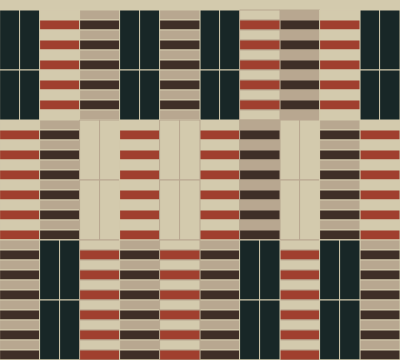
Frame 1 (no input)
Frame 60 (no input): identical to frame 1, image omitted
Frame 120 (the mouse pressed at the canvas centre since frame 60): identical to frame 1, image omitted

The p5.js sketch that drew this single still picture (run headless with seeded random() and noise() and a simulated clock; from frame 60 on, the mouse is pressed at the canvas centre):

// p5.js sketch
// ── sketch.js
function setup() { 
  createCanvas(400, 3*120);
  stroke(50,51,61);
} 

function draw() { 
  background(220);
 
  //primera linea
 
    noStroke()
    fill(211,202,173);
    rect(0,0,400,10);
 //PAtrones primera columna
  for( posx1=0;posx1<40; posx1=posx1+20){
   	//bloques
     for(posy1=10;posy1<=120;posy1=posy1+60){
       stroke(211,202,173);
       fill(24,39,39);   
      rect(posx1,posy1,20,60);
     }   
  }
  
    //Rayas claras
    i=0
    posy2=120
    for(posy2;posy2<=120*2;posy2=posy2+10){
     i=i+1
      if(i%2>0){
       fill(211,202,173);
        rect(0,posy2,40,10);
      }
      else{
        fill(160,63,46);
        rect(0,posy2,40,10);
  }
    }
  //Rayas Oscuras
   i=0
    posy3=120*2
    for(posy3;posy3<=120*3;posy3=posy3+10){
     i=i+1
      if(i%2>0){
       fill(184,167,144);
        rect(0,posy3,40,10);
      }
      else{
        fill(63,47,39);
        rect(0,posy3,40,10);
  }
    }
  //Columna2
  	//rayas claras
   i=0
    
    for(posy4=10;posy4<120;posy4=posy4+10){
     i=i+1
      if(i%2>0){
       fill(211,202,173);
        rect(40,posy4,40,10);
      }
      else{
        fill(160,63,46);
        rect(40,posy4,40,10);
  }
    }
 //Rayas Oscuras
    i=0
    posy5=120
    for(posy5;posy5<=120*2;posy5=posy5+10){
     i=i+1
      if(i%2>0){
       fill(184,167,144);
        rect(40,posy5,40,10);
      }
      else{
        fill(63,47,39);
        rect(40,posy5,40,10);
  }
    }
  //bloques OScuros
  for( posx2=40;posx2<40*2; posx2=posx2+20){
   	//bloques
     for( posy6=120*2;posy6<=120*3;posy6=posy6+60){
       stroke(211,202,173);
       fill(24,39,39);   
      rect(posx2,posy6,20,60);
     }   
  }
  //COlumna 3
   //Rayas Oscuras
    i=0
    posy7=10
    for(posy7;posy7<=120;posy7=posy7+10){
     i=i+1
      if(i%2>0){
       fill(184,167,144);
        rect(40*2,posy7,40,10);
      }
      else{
        fill(63,47,39);
        rect(40*2,posy7,40,10);
  }
    }
  //bloques Claros
  for( posx3=40*2;posx3<40*3; posx3=posx3+20){
   	//bloques
     for( posy8=120*1;posy8<120*2;posy8=posy8+60){
       stroke(184,167,144);
       fill(211,202,173);  
      rect(posx3,posy8,20,60);
     }   
  }
  //RAyas claras
  i=0
    
    for(posy4=120*2;posy4<120*3;posy4=posy4+10){
     i=i+1
      if(i%2>0){
       fill(211,202,173);
        rect(40*2,posy4,40,10);
      }
      else{
        fill(160,63,46);
        rect(40*2,posy4,40,10);
  }
    }
  //COlumna 8
   //Rayas Oscuras
    i=0
    posy7=10
    for(posy7;posy7<=120;posy7=posy7+10){
     i=i+1
      if(i%2>0){
       fill(184,167,144);
        rect(40*7,posy7,40,10);
      }
      else{
        fill(63,47,39);
        rect(40*7,posy7,40,10);
  }
    }
  //bloques Claros
  for( posx3=40*7;posx3<40*8; posx3=posx3+20){
   	//bloques
     for( posy8=120*1;posy8<120*2;posy8=posy8+60){
       stroke(184,167,144);
       fill(211,202,173);  
      rect(posx3,posy8,20,60);
     }   
  }
  //RAyas claras
  i=0
    
    for(posy4=120*2;posy4<120*3;posy4=posy4+10){
     i=i+1
      if(i%2>0){
       fill(211,202,173);
        rect(40*7,posy4,40,10);
      }
      else{
        fill(160,63,46);
        rect(40*7,posy4,40,10);
  }
    }
  //Columna 4
  	//bloques oscuros
  for( posx4=40*3;posx4<40*4; posx4=posx4+20){
   	
     for( posy9=10;posy9<=120;posy9=posy9+60){
       stroke(211,202,173);
       fill(24,39,39);   
      rect(posx4,posy9,20,60);
     }   
  }
  //RAyas claras
  i=0
    
    for(posy4=120;posy4<120*2;posy4=posy4+10){
     i=i+1
      if(i%2>0){
       fill(211,202,173);
        rect(40*3,posy4,40,10);
      }
      else{
        fill(160,63,46);
        rect(40*3,posy4,40,10);
  }
    }
  //Rayas oscuras
  i=0
    posy7=120*2
    for(posy7;posy7<=120*3;posy7=posy7+10){
     i=i+1
      if(i%2>0){
       fill(184,167,144);
        rect(40*3,posy7,40,10);
      }
      else{
        fill(63,47,39);
        rect(40*3,posy7,40,10);
  }
    }
  //Columna 10
  	//bloques oscuros
  for( posx4=40*9;posx4<40*10; posx4=posx4+20){
   	
     for( posy9=10;posy9<=120;posy9=posy9+60){
       stroke(211,202,173);
       fill(24,39,39);   
      rect(posx4,posy9,20,60);
     }   
  }
  //RAyas claras
  i=0
    
    for(posy4=120;posy4<120*2;posy4=posy4+10){
     i=i+1
      if(i%2>0){
       fill(211,202,173);
        rect(40*9,posy4,40,10);
      }
      else{
        fill(160,63,46);
        rect(40*9,posy4,40,10);
  }
    }
  //Rayas oscuras
  i=0
    posy7=120*2
    for(posy7;posy7<=120*3;posy7=posy7+10){
     i=i+1
      if(i%2>0){
       fill(184,167,144);
        rect(40*9,posy7,40,10);
      }
      else{
        fill(63,47,39);
        rect(40*9,posy7,40,10);
  }
    }
  //COlumna6
  //bloques oscuros
  for( posx4=40*5;posx4<40*6; posx4=posx4+20){
   	
     for( posy9=10;posy9<=120;posy9=posy9+60){
       stroke(211,202,173);
       fill(24,39,39);   
      rect(posx4,posy9,20,60);
     }   
  }
  //RAyas claras
  i=0
    
    for(posy4=120;posy4<120*2;posy4=posy4+10){
     i=i+1
      if(i%2>0){
       fill(211,202,173);
        rect(40*5,posy4,40,10);
      }
      else{
        fill(160,63,46);
        rect(40*5,posy4,40,10);
  }
    }
  //Rayas oscuras
  i=0
    posy7=120*2
    for(posy7;posy7<=120*3;posy7=posy7+10){
     i=i+1
      if(i%2>0){
       fill(184,167,144);
        rect(40*5,posy7,40,10);
      }
      else{
        fill(63,47,39);
        rect(40*5,posy7,40,10);
  }
    }
  //COLUMNA5
  	//Rayas Oscuras
    i=0
    posy7=10
    for(posy7;posy7<=120;posy7=posy7+10){
     i=i+1
      if(i%2>0){
       fill(184,167,144);
        rect(40*4,posy7,40,10);
      }
      else{
        fill(63,47,39);
        rect(40*4,posy7,40,10);
  }
    }
  //bloques Claros
  for( posx3=40*4;posx3<40*5; posx3=posx3+20){
   	//bloques
     for( posy8=120*1;posy8<120*2;posy8=posy8+60){
       stroke(184,167,144);
       fill(211,202,173);  
      rect(posx3,posy8,20,60);
     }   
  }
  //RAyas claras
  i=0
    
    for(posy4=120*2;posy4<120*3;posy4=posy4+10){
     i=i+1
      if(i%2>0){
       fill(211,202,173);
        rect(40*4,posy4,40,10);
      }
      else{
        fill(160,63,46);
        rect(40*4,posy4,40,10);
  }
    }
  //Columna7
  	//rayas claras
   i=0
    
    for(posy4=10;posy4<120;posy4=posy4+10){
     i=i+1
      if(i%2>0){
       fill(211,202,173);
        rect(40*6,posy4,40,10);
      }
      else{
        fill(160,63,46);
        rect(40*6,posy4,40,10);
  }
    }
 //Rayas Oscuras
    i=0
    posy5=120
    for(posy5;posy5<=120*2;posy5=posy5+10){
     i=i+1
      if(i%2>0){
       fill(184,167,144);
        rect(40*6,posy5,40,10);
      }
      else{
        fill(63,47,39);
        rect(40*6,posy5,40,10);
  }
    }
  //bloques OScuros
  for( posx2=40*6;posx2<40*7; posx2=posx2+20){
   	//bloques
     for( posy6=120*2;posy6<=120*3;posy6=posy6+60){
       stroke(211,202,173);
       fill(24,39,39);   
      rect(posx2,posy6,20,60);
     }   
  }
   //Columna9
  	//rayas claras
   i=0
    
    for(posy4=10;posy4<120;posy4=posy4+10){
     i=i+1
      if(i%2>0){
       fill(211,202,173);
        rect(40*8,posy4,40,10);
      }
      else{
        fill(160,63,46);
        rect(40*8,posy4,40,10);
  }
    }
 //Rayas Oscuras
    i=0
    posy5=120
    for(posy5;posy5<=120*2;posy5=posy5+10){
     i=i+1
      if(i%2>0){
       fill(184,167,144);
        rect(40*8,posy5,40,10);
      }
      else{
        fill(63,47,39);
        rect(40*8,posy5,40,10);
  }
    }
  //bloques OScuros
  for( posx2=40*8;posx2<40*9; posx2=posx2+20){
   	//bloques
     for( posy6=120*2;posy6<=120*3;posy6=posy6+60){
       stroke(211,202,173);
       fill(24,39,39);   
      rect(posx2,posy6,20,60);
     }   
  }
  
}
